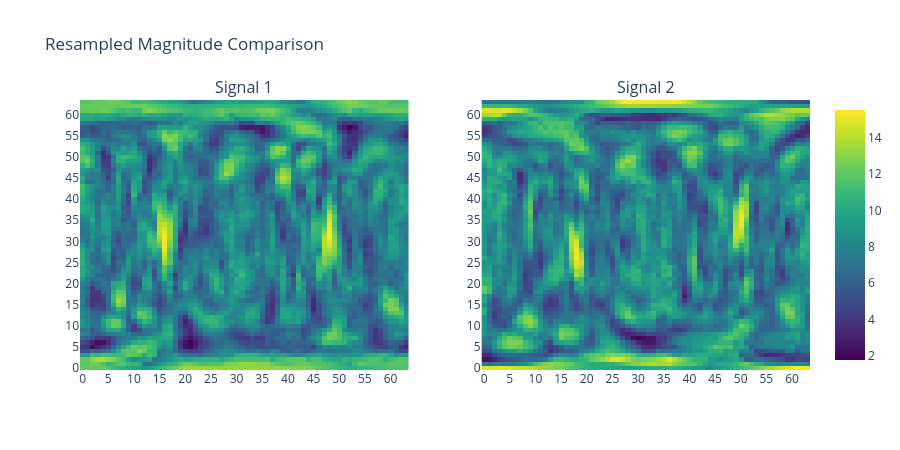

The code cell stored with this chart in its notebook:
### Markdown cell above
## Resampled Fourier Magnitudes

### Code cell
fig = make_subplots(rows=1, cols=2, subplot_titles=('Signal 1', 'Signal 2'))

fig.add_trace(
    go.Heatmap(z=resampled_magnitude1_matrix, colorscale='Viridis', showscale=False),
    row=1, col=1
)
fig.add_trace(
    go.Heatmap(z=resampled_magnitude2_matrix, colorscale='Viridis'),
    row=1, col=2
)

fig.update_layout(height=450, width=900, title_text='Resampled Magnitude Comparison')
fig.update_xaxes(nticks=20)
fig.update_yaxes(nticks=20)
fig.show()

### Figure 1 — Plotly figure (JSON) as saved in the notebook; plotly's stock layout.template omitted (floating-point values rounded to 4 significant figures; data arrays with more than 128 entries replaced by an {"elided": "..."} marker saying what was removed)
{"data": [{"colorscale": [[0, "#440154"], [0.1111, "#482878"], [0.2222, "#3e4989"], [0.3333, "#31688e"], [0.4444, "#26828e"], [0.5556, "#1f9e89"], [0.6667, "#35b779"], [0.7778, "#6ece58"], [0.8889, "#b5de2b"], [1, "#fde725"]], "showscale": false, "type": "heatmap", "xaxis": "x", "yaxis": "y", "z": {"elided": "64x64 float values"}}, {"colorscale": [[0, "#440154"], [0.1111, "#482878"], [0.2222, "#3e4989"], [0.3333, "#31688e"], [0.4444, "#26828e"], [0.5556, "#1f9e89"], [0.6667, "#35b779"], [0.7778, "#6ece58"], [0.8889, "#b5de2b"], [1, "#fde725"]], "type": "heatmap", "xaxis": "x2", "yaxis": "y2", "z": {"elided": "64x64 float values"}}], "layout": {"annotations": [{"font": {"size": 16}, "showarrow": false, "text": "Signal 1", "x": 0.225, "xanchor": "center", "xref": "paper", "y": 1, "yanchor": "bottom", "yref": "paper"}, {"font": {"size": 16}, "showarrow": false, "text": "Signal 2", "x": 0.775, "xanchor": "center", "xref": "paper", "y": 1, "yanchor": "bottom", "yref": "paper"}], "height": 450, "title": {"text": "Resampled Magnitude Comparison"}, "width": 900, "xaxis": {"anchor": "y", "domain": [0, 0.45], "nticks": 20}, "xaxis2": {"anchor": "y2", "domain": [0.55, 1], "nticks": 20}, "yaxis": {"anchor": "x", "domain": [0, 1], "nticks": 20}, "yaxis2": {"anchor": "x2", "domain": [0, 1], "nticks": 20}}}
